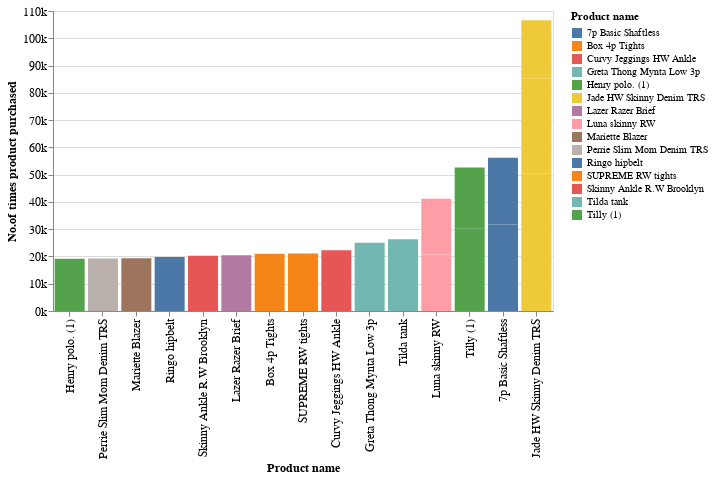

Here is the notebook cell this chart was saved with:
### Code cell
alt.Chart(popular_articles).encode(x=alt.X('prod_name', title='Product name', sort='y'),
                                   y=alt.Y('count', axis=alt.Axis(format='s'), title='No.of times product purchased'),
                                   color=alt.Color('prod_name', title='Product name')).mark_bar().properties(height=300, width=500).configure_axis(labelFontSize=12, titleFontSize=12)

### Figure 1 — Vega-Lite specification as saved in the notebook (floating-point values rounded to 4 significant figures)
{"config": {"view": {"continuousWidth": 400, "continuousHeight": 300}, "axis": {"labelFontSize": 12, "titleFontSize": 12}}, "data": {"name": "data-0d72cee24c13794d829ae32fba83de06"}, "mark": "bar", "encoding": {"color": {"field": "prod_name", "title": "Product name", "type": "nominal"}, "x": {"field": "prod_name", "sort": "y", "title": "Product name", "type": "nominal"}, "y": {"axis": {"format": "s"}, "field": "count", "title": "No.of times product purchased", "type": "quantitative"}}, "height": 300, "width": 500, "$schema": "https://vega.github.io/schema/vega-lite/v4.17.0.json", "datasets": {"data-0d72cee24c13794d829ae32fba83de06": [{"article_id": 706016001, "count": 50287, "product_code": 706016, "prod_name": "Jade HW Skinny Denim TRS", "product_type_no": 272, "product_type_name": "Trousers", "product_group_name": "Garment Lower body", "graphical_appearance_no": 1010016, "graphical_appearance_name": "Solid", "colour_group_code": 9, "colour_group_name": "Black", "perceived_colour_value_id": 4, "perceived_colour_value_name": "Dark", "perceived_colour_master_id": 5, "perceived_colour_master_name": "Black", "department_no": 1747, "department_name": "Trousers", "index_code": "D", "index_name": "Divided", "index_group_no": 2, "index_group_name": "Divided", "section_no": 53, "section_name": "Divided Collection", "garment_group_no": 1009, "garment_group_name": "Trousers", "detail_desc": "High-waisted jeans in washed superstretch denim with a zip fly and button, fake front pockets, real back pockets and super-skinny legs."}, {"article_id": 706016002, "count": 35043, "product_code": 706016, "prod_name": "Jade HW Skinny Denim TRS", "product_type_no": 272, "product_type_name": "Trousers", "product_group_name": "Garment Lower body", "graphical_appearance_no": 1010016, "graphical_appearance_name": "Solid", "colour_group_code": 71, "colour_group_name": "Light Blue", "perceived_colour_value_id": 3, "perceived_colour_value_name": "Light", "perceived_colour_master_id": 2, "perceived_colour_master_name": "Blue", "department_no": 1747, "department_name": "Trousers", "index_code": "D", "index_name": "Divided", "index_group_no": 2, "index_group_name": "Divided", "section_no": 53, "section_name": "Divided Collection", "garment_group_no": 1009, "garment_group_name": "Trousers", "detail_desc": "High-waisted jeans in washed superstretch denim with a zip fly and button, fake front pockets, real back pockets and super-skinny legs."}, {"article_id": 372860001, "count": 31718, "product_code": 372860, "prod_name": "7p Basic Shaftless", "product_type_no": 302, "product_type_name": "Socks", "product_group_name": "Socks & Tights", "graphical_appearance_no": 1010016, "graphical_appearance_name": "Solid", "colour_group_code": 9, "colour_group_name": "Black", "perceived_colour_value_id": 4, "perceived_colour_value_name": "Dark", "perceived_colour_master_id": 5, "perceived_colour_master_name": "Black", "department_no": 3611, "department_name": "Shopbasket Socks", "index_code": "B", "index_name": "Lingeries/Tights", "index_group_no": 1, "index_group_name": "Ladieswear", "section_no": 62, "section_name": "Womens Nightwear, Socks & Tigh", "garment_group_no": 1021, "garment_group_name": "Socks and Tights", "detail_desc": "Fine-knit trainer socks in a soft cotton blend."}, {"article_id": 610776002, "count": 30199, "product_code": 610776, "prod_name": "Tilly (1)", "product_type_no": 255, "product_type_name": "T-shirt", "product_group_name": "Garment Upper body", "graphical_appearance_no": 1010016, "graphical_appearance_name": "Solid", "colour_group_code": 9, "colour_group_name": "Black", "perceived_colour_value_id": 4, "perceived_colour_value_name": "Dark", "perceived_colour_master_id": 5, "perceived_colour_master_name": "Black", "department_no": 1676, "department_name": "Jersey Basic", "index_code": "A", "index_name": "Ladieswear", "index_group_no": 1, "index_group_name": "Ladieswear", "section_no": 16, "section_name": "Womens Everyday Basics", "garment_group_no": 1002, "garment_group_name": "Jersey Basic", "detail_desc": "T-shirt in lightweight jersey with a rounded hem. Slightly longer at the back."}, {"article_id": 759871002, "count": 26329, "product_code": 759871, "prod_name": "Tilda tank", "product_type_no": 253, "product_type_name": "Vest top", "product_group_name": "Garment Upper body", "graphical_appearance_no": 1010016, "graphical_appearance_name": "Solid", "colour_group_code": 9, "colour_group_name": "Black", "perceived_colour_value_id": 4, "perceived_colour_value_name": "Dark", "perceived_colour_master_id": 5, "perceived_colour_master_name": "Black", "department_no": 3936, "department_name": "EQ Divided Basics", "index_code": "D", "index_name": "Divided", "index_group_no": 2, "index_group_name": "Divided", "section_no": 80, "section_name": "Divided Complements Other", "garment_group_no": 1002, "garment_group_name": "Jersey Basic", "detail_desc": "Cropped, fitted top in cotton jersey with narrow shoulder straps."}, {"article_id": 464297007, "count": 25025, "product_code": 464297, "prod_name": "Greta Thong Mynta Low 3p", "product_type_no": 286, "product_type_name": "Underwear bottom", "product_group_name": "Underwear", "graphical_appearance_no": 1010014, "graphical_appearance_name": "Placement print", "colour_group_code": 9, "colour_group_name": "Black", "perceived_colour_value_id": 4, "perceived_colour_value_name": "Dark", "perceived_colour_master_id": 5, "perceived_colour_master_name": "Black", "department_no": 1334, "department_name": "Casual Lingerie", "index_code": "B", "index_name": "Lingeries/Tights", "index_group_no": 1, "index_group_name": "Ladieswear", "section_no": 61, "section_name": "Womens Lingerie", "garment_group_no": 1017, "garment_group_name": "Under-, Nightwear", "detail_desc": "Thong briefs in cotton jersey with a wide lace trim at the top. Low waist, lined gusset, narrow sides and a string back."}, {"article_id": 372860002, "count": 24458, "product_code": 372860, "prod_name": "7p Basic Shaftless", "product_type_no": 302, "product_type_name": "Socks", "product_group_name": "Socks & Tights", "graphical_appearance_no": 1010016, "graphical_appearance_name": "Solid", "colour_group_code": 10, "colour_group_name": "White", "perceived_colour_value_id": 3, "perceived_colour_value_name": "Light", "perceived_colour_master_id": 9, "perceived_colour_master_name": "White", "department_no": 3611, "department_name": "Shopbasket Socks", "index_code": "B", "index_name": "Lingeries/Tights", "index_group_no": 1, "index_group_name": "Ladieswear", "section_no": 62, "section_name": "Womens Nightwear, Socks & Tigh", "garment_group_no": 1021, "garment_group_name": "Socks and Tights", "detail_desc": "Fine-knit trainer socks in a soft cotton blend."}, {"article_id": 610776001, "count": 22451, "product_code": 610776, "prod_name": "Tilly (1)", "product_type_no": 255, "product_type_name": "T-shirt", "product_group_name": "Garment Upper body", "graphical_appearance_no": 1010016, "graphical_appearance_name": "Solid", "colour_group_code": 10, "colour_group_name": "White", "perceived_colour_value_id": 3, "perceived_colour_value_name": "Light", "perceived_colour_master_id": 9, "perceived_colour_master_name": "White", "department_no": 1676, "department_name": "Jersey Basic", "index_code": "A", "index_name": "Ladieswear", "index_group_no": 1, "index_group_name": "Ladieswear", "section_no": 16, "section_name": "Womens Everyday Basics", "garment_group_no": 1002, "garment_group_name": "Jersey Basic", "detail_desc": "T-shirt in lightweight jersey with a rounded hem. Slightly longer at the back."}, {"article_id": 399223001, "count": 22236, "product_code": 399223, "prod_name": "Curvy Jeggings HW Ankle", "product_type_no": 272, "product_type_name": "Trousers", "product_group_name": "Garment Lower body", "graphical_appearance_no": 1010016, "graphical_appearance_name": "Solid", "colour_group_code": 9, "colour_group_name": "Black", "perceived_colour_value_id": 4, "perceived_colour_value_name": "Dark", "perceived_colour_master_id": 5, "perceived_colour_master_name": "Black", "department_no": 1772, "department_name": "Denim Trousers", "index_code": "D", "index_name": "Divided", "index_group_no": 2, "index_group_name": "Divided", "section_no": 57, "section_name": "Ladies Denim", "garment_group_no": 1016, "garment_group_name": "Trousers Denim", "detail_desc": "Jeggings in washed, superstretch denim with a high waist, fake front pockets, real back pockets and skinny legs."}, {"article_id": 706016003, "count": 21241, "product_code": 706016, "prod_name": "Jade HW Skinny Denim TRS", "product_type_no": 272, "product_type_name": "Trousers", "product_group_name": "Garment Lower body", "graphical_appearance_no": 1010016, "graphical_appearance_name": "Solid", "colour_group_code": 73, "colour_group_name": "Dark Blue", "perceived_colour_value_id": 2, "perceived_colour_value_name": "Medium Dusty", "perceived_colour_master_id": 2, "perceived_colour_master_name": "Blue", "department_no": 1747, "department_name": "Trousers", "index_code": "D", "index_name": "Divided", "index_group_no": 2, "index_group_name": "Divided", "section_no": 53, "section_name": "Divided Collection", "garment_group_no": 1009, "garment_group_name": "Trousers", "detail_desc": "High-waisted jeans in washed superstretch denim with a zip fly and button, fake front pockets, real back pockets and super-skinny legs."}, {"article_id": 720125001, "count": 21063, "product_code": 720125, "prod_name": "SUPREME RW tights", "product_type_no": 273, "product_type_name": "Leggings/Tights", "product_group_name": "Garment Lower body", "graphical_appearance_no": 1010016, "graphical_appearance_name": "Solid", "colour_group_code": 9, "colour_group_name": "Black", "perceived_colour_value_id": 4, "perceived_colour_value_name": "Dark", "perceived_colour_master_id": 5, "perceived_colour_master_name": "Black", "department_no": 8310, "department_name": "Ladies Sport Bottoms", "index_code": "S", "index_name": "Sport", "index_group_no": 26, "index_group_name": "Sport", "section_no": 5, "section_name": "Ladies H&M Sport", "garment_group_no": 1005, "garment_group_name": "Jersey Fancy", "detail_desc": "Sports tights in fast-drying functional fabric with a wide waistband to hold in and shape the waist. Regular waist with a concealed key pocket in the waistband."}, {"article_id": 156231001, "count": 21013, "product_code": 156231, "prod_name": "Box 4p Tights", "product_type_no": 304, "product_type_name": "Underwear Tights", "product_group_name": "Socks & Tights", "graphical_appearance_no": 1010016, "graphical_appearance_name": "Solid", "colour_group_code": 9, "colour_group_name": "Black", "perceived_colour_value_id": 4, "perceived_colour_value_name": "Dark", "perceived_colour_master_id": 5, "perceived_colour_master_name": "Black", "department_no": 3608, "department_name": "Tights basic", "index_code": "B", "index_name": "Lingeries/Tights", "index_group_no": 1, "index_group_name": "Ladieswear", "section_no": 62, "section_name": "Womens Nightwear, Socks & Tigh", "garment_group_no": 1021, "garment_group_name": "Socks and Tights", "detail_desc": "Matt tights with an elasticated waist. 20 denier."}, {"article_id": 562245046, "count": 20719, "product_code": 562245, "prod_name": "Luna skinny RW", "product_type_no": 272, "product_type_name": "Trousers", "product_group_name": "Garment Lower body", "graphical_appearance_no": 1010016, "graphical_appearance_name": "Solid", "colour_group_code": 9, "colour_group_name": "Black", "perceived_colour_value_id": 4, "perceived_colour_value_name": "Dark", "perceived_colour_master_id": 5, "perceived_colour_master_name": "Black", "department_no": 1722, "department_name": "Trouser", "index_code": "A", "index_name": "Ladieswear", "index_group_no": 1, "index_group_name": "Ladieswear", "section_no": 15, "section_name": "Womens Everyday Collection", "garment_group_no": 1009, "garment_group_name": "Trousers", "detail_desc": "5-pocket jeans in washed, superstretch denim with a regular waist, zip fly and button, and skinny legs."}, {"article_id": 562245001, "count": 20464, "product_code": 562245, "prod_name": "Luna skinny RW", "product_type_no": 272, "product_type_name": "Trousers", "product_group_name": "Garment Lower body", "graphical_appearance_no": 1010016, "graphical_appearance_name": "Solid", "colour_group_code": 9, "colour_group_name": "Black", "perceived_colour_value_id": 4, "perceived_colour_value_name": "Dark", "perceived_colour_master_id": 5, "perceived_colour_master_name": "Black", "department_no": 1722, "department_name": "Trouser", "index_code": "A", "index_name": "Ladieswear", "index_group_no": 1, "index_group_name": "Ladieswear", "section_no": 15, "section_name": "Womens Everyday Collection", "garment_group_no": 1009, "garment_group_name": "Trousers", "detail_desc": "5-pocket jeans in washed, superstretch denim with a regular waist, zip fly and button, and skinny legs."}, {"article_id": 351484002, "count": 20415, "product_code": 351484, "prod_name": "Lazer Razer Brief", "product_type_no": 59, "product_type_name": "Swimwear bottom", "product_group_name": "Swimwear", "graphical_appearance_no": 1010016, "graphical_appearance_name": "Solid", "colour_group_code": 9, "colour_group_name": "Black", "perceived_colour_value_id": 4, "perceived_colour_value_name": "Dark", "perceived_colour_master_id": 5, "perceived_colour_master_name": "Black", "department_no": 4242, "department_name": "Swimwear", "index_code": "B", "index_name": "Lingeries/Tights", "index_group_no": 1, "index_group_name": "Ladieswear", "section_no": 60, "section_name": "Womens Swimwear, beachwear", "garment_group_no": 1018, "garment_group_name": "Swimwear", "detail_desc": "Fully lined bikini bottoms with a mid waist, medium coverage at the back and laser-cut, scalloped edges."}, {"article_id": 399256001, "count": 20242, "product_code": 399256, "prod_name": "Skinny Ankle R.W Brooklyn", "product_type_no": 272, "product_type_name": "Trousers", "product_group_name": "Garment Lower body", "graphical_appearance_no": 1010016, "graphical_appearance_name": "Solid", "colour_group_code": 9, "colour_group_name": "Black", "perceived_colour_value_id": 4, "perceived_colour_value_name": "Dark", "perceived_colour_master_id": 5, "perceived_colour_master_name": "Black", "department_no": 1779, "department_name": "Everyday Waredrobe Denim", "index_code": "A", "index_name": "Ladieswear", "index_group_no": 1, "index_group_name": "Ladieswear", "section_no": 57, "section_name": "Ladies Denim", "garment_group_no": 1016, "garment_group_name": "Trousers Denim", "detail_desc": "Ankle-length jeans in washed stretch denim with a regular waist, fake front pockets, real back pockets and skinny legs."}, {"article_id": 673396002, "count": 19834, "product_code": 673396, "prod_name": "Ringo hipbelt", "product_type_no": 67, "product_type_name": "Belt", "product_group_name": "Accessories", "graphical_appearance_no": 1010016, "graphical_appearance_name": "Solid", "colour_group_code": 9, "colour_group_name": "Black", "perceived_colour_value_id": 4, "perceived_colour_value_name": "Dark", "perceived_colour_master_id": 5, "perceived_colour_master_name": "Black", "department_no": 3509, "department_name": "Belts", "index_code": "C", "index_name": "Ladies Accessories", "index_group_no": 1, "index_group_name": "Ladieswear", "section_no": 65, "section_name": "Womens Big accessories", "garment_group_no": 1019, "garment_group_name": "Accessories", "detail_desc": "Belt in grained imitation leather with a metal buckle. Width approx. 2.2 cm."}, {"article_id": 568601006, "count": 19379, "product_code": 568601, "prod_name": "Mariette Blazer", "product_type_no": 264, "product_type_name": "Blazer", "product_group_name": "Garment Upper body", "graphical_appearance_no": 1010016, "graphical_appearance_name": "Solid", "colour_group_code": 9, "colour_group_name": "Black", "perceived_colour_value_id": 4, "perceived_colour_value_name": "Dark", "perceived_colour_master_id": 5, "perceived_colour_master_name": "Black", "department_no": 1212, "department_name": "Suit", "index_code": "A", "index_name": "Ladieswear", "index_group_no": 1, "index_group_name": "Ladieswear", "section_no": 11, "section_name": "Womens Tailoring", "garment_group_no": 1008, "garment_group_name": "Dressed", "detail_desc": "Fitted jacket in woven fabric with notch lapels, jetted front pockets, a decorative button at the cuffs and a single back vent. Lined."}, {"article_id": 448509014, "count": 19216, "product_code": 448509, "prod_name": "Perrie Slim Mom Denim TRS", "product_type_no": 272, "product_type_name": "Trousers", "product_group_name": "Garment Lower body", "graphical_appearance_no": 1010016, "graphical_appearance_name": "Solid", "colour_group_code": 72, "colour_group_name": "Blue", "perceived_colour_value_id": 3, "perceived_colour_value_name": "Light", "perceived_colour_master_id": 2, "perceived_colour_master_name": "Blue", "department_no": 1747, "department_name": "Trousers", "index_code": "D", "index_name": "Divided", "index_group_no": 2, "index_group_name": "Divided", "section_no": 53, "section_name": "Divided Collection", "garment_group_no": 1009, "garment_group_name": "Trousers", "detail_desc": "5-pocket, ankle-length jeans in washed, sturdy cotton denim with a high waist, button fly and slim, straight legs with raw-edge hems."}, {"article_id": 673677002, "count": 19143, "product_code": 673677, "prod_name": "Henry polo. (1)", "product_type_no": 252, "product_type_name": "Sweater", "product_group_name": "Garment Upper body", "graphical_appearance_no": 1010016, "graphical_appearance_name": "Solid", "colour_group_code": 9, "colour_group_name": "Black", "perceived_colour_value_id": 4, "perceived_colour_value_name": "Dark", "perceived_colour_master_id": 5, "perceived_colour_master_name": "Black", "department_no": 1616, "department_name": "Knitwear", "index_code": "A", "index_name": "Ladieswear", "index_group_no": 1, "index_group_name": "Ladieswear", "section_no": 11, "section_name": "Womens Tailoring", "garment_group_no": 1003, "garment_group_name": "Knitwear", "detail_desc": "Jumper in a soft, fine knit with a ribbed polo neck and ribbing at the cuffs and hem."}]}}
